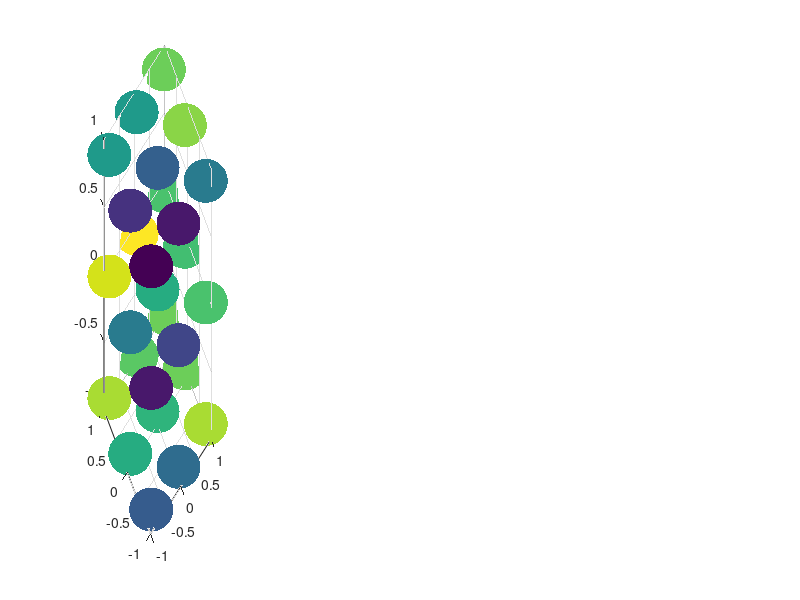

MATLAB code to generate this figure: (Note: this script raises an error after producing the figure.)
clear
close all;
cla

% load('branched_bundled_heatmap_vals.mat')
load('signal_branched_bundled_heatmap_vals.mat')

green=[0,1,0.5];
grey=[0.4,0.6,0.7];
blue=[0.2,0.2,0.9];
gg=[linspace(green(1),grey(1),20);linspace(green(2),grey(2),20);linspace(green(3),grey(3),20)];
gb=[linspace(grey(1),blue(1),20);linspace(grey(2),blue(2),20);linspace(grey(3),blue(3),20)];
ggb=flip([gg gb]');

f=figure(1);
subplot(1,4,1)
scatter3(ka(kc==-0.9),kb(kc==-0.9),kd(kc==-0.9),1000,lf(kc==-0.9),'filled')
clim([0,max(lf)])
xlabel('ka')
ylabel('kb');
zl=zlabel('kd');
zl.Position(2) = zl.Position(2)-1;
title('kc=-0.9','Position',[0,0,2])
colormap(ggb)
alpha 1
view(-52.8368,30.7651)
axis equal
set(gca,'XTick',[],'YTick',[],'ZTick',[])
grid on

subplot(1,4,2)
scatter3(ka(kc==0),kb(kc==0),kd(kc==0),1000,lf(kc==0),'filled')
clim([0,max(lf)])
xlabel('ka')
ylabel('kb')
zl=zlabel('kd');
zl.Position(2) = zl.Position(2)-1;
title('kc=0','Position',[0,0,2])
colormap(ggb)
alpha 1
view(-52.8368,30.7651)
axis equal
set(gca,'XTick',[],'YTick',[],'ZTick',[])
grid on

subplot(1,4,3)
scatter3(ka(kc==0.9),kb(kc==0.9),kd(kc==0.9),1000,lf(kc==0.9),'filled')
clim([0,max(lf)])
xlabel('ka')
ylabel('kb')
zl=zlabel('kd');
zl.Position(2) = zl.Position(2)-1;
title('kc=0.9','Position',[0,0,2])
colormap(ggb)
alpha 1
view(-52.8368,30.7651)
axis equal
set(gca,'XTick',[],'YTick',[],'ZTick',[])
grid on

subplot(1,4,4)
cb=colorbar;
clim([0,max(lf)])
pos=get(cb,'position');
set(cb,'position',[pos(1)-0.1 pos(2)+0.2 pos(3)*2 pos(4)/2])
set(gca,'visible','off')
set(gcf,'color','w');

f.Position = [584,599,1247,559];